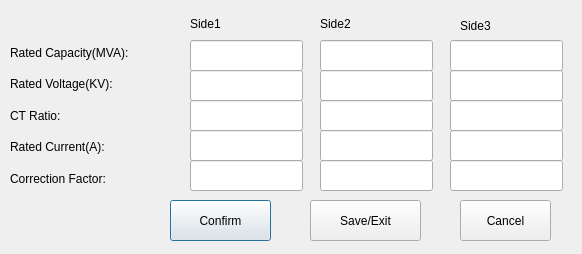
<?xml version="1.0" encoding="UTF-8"?>
<ui version="4.0">
 <class>CaculateKp</class>
 <widget class="QDialog" name="CaculateKp">
  <property name="geometry">
   <rect>
    <x>0</x>
    <y>0</y>
    <width>582</width>
    <height>254</height>
   </rect>
  </property>
  <property name="windowTitle">
   <string>Dialog</string>
  </property>
  <widget class="QWidget" name="verticalLayoutWidget">
   <property name="geometry">
    <rect>
     <x>10</x>
     <y>40</y>
     <width>181</width>
     <height>151</height>
    </rect>
   </property>
   <layout class="QVBoxLayout" name="verticalLayout">
    <item>
     <widget class="QLabel" name="label">
      <property name="text">
       <string>Rated Capacity(MVA):</string>
      </property>
     </widget>
    </item>
    <item>
     <widget class="QLabel" name="label_6">
      <property name="text">
       <string>Rated Voltage(KV):</string>
      </property>
     </widget>
    </item>
    <item>
     <widget class="QLabel" name="label_7">
      <property name="text">
       <string>CT Ratio:</string>
      </property>
     </widget>
    </item>
    <item>
     <widget class="QLabel" name="label_8">
      <property name="text">
       <string>Rated Current(A):</string>
      </property>
     </widget>
    </item>
    <item>
     <widget class="QLabel" name="label_9">
      <property name="text">
       <string>Correction Factor:</string>
      </property>
     </widget>
    </item>
   </layout>
  </widget>
  <widget class="QLineEdit" name="lineEdit_2">
   <property name="geometry">
    <rect>
     <x>190</x>
     <y>40</y>
     <width>113</width>
     <height>31</height>
    </rect>
   </property>
  </widget>
  <widget class="QLineEdit" name="lineEdit_3">
   <property name="geometry">
    <rect>
     <x>190</x>
     <y>70</y>
     <width>113</width>
     <height>31</height>
    </rect>
   </property>
  </widget>
  <widget class="QLineEdit" name="lineEdit_4">
   <property name="geometry">
    <rect>
     <x>190</x>
     <y>100</y>
     <width>113</width>
     <height>31</height>
    </rect>
   </property>
  </widget>
  <widget class="QLineEdit" name="lineEdit_5">
   <property name="geometry">
    <rect>
     <x>190</x>
     <y>130</y>
     <width>113</width>
     <height>31</height>
    </rect>
   </property>
  </widget>
  <widget class="QLineEdit" name="lineEdit_6">
   <property name="geometry">
    <rect>
     <x>190</x>
     <y>160</y>
     <width>113</width>
     <height>31</height>
    </rect>
   </property>
  </widget>
  <widget class="QLineEdit" name="lineEdit_7">
   <property name="geometry">
    <rect>
     <x>320</x>
     <y>40</y>
     <width>113</width>
     <height>31</height>
    </rect>
   </property>
  </widget>
  <widget class="QLineEdit" name="lineEdit_8">
   <property name="geometry">
    <rect>
     <x>320</x>
     <y>70</y>
     <width>113</width>
     <height>31</height>
    </rect>
   </property>
  </widget>
  <widget class="QLineEdit" name="lineEdit_9">
   <property name="geometry">
    <rect>
     <x>320</x>
     <y>100</y>
     <width>113</width>
     <height>31</height>
    </rect>
   </property>
  </widget>
  <widget class="QLineEdit" name="lineEdit_10">
   <property name="geometry">
    <rect>
     <x>320</x>
     <y>130</y>
     <width>113</width>
     <height>31</height>
    </rect>
   </property>
  </widget>
  <widget class="QLineEdit" name="lineEdit_11">
   <property name="geometry">
    <rect>
     <x>320</x>
     <y>160</y>
     <width>113</width>
     <height>31</height>
    </rect>
   </property>
  </widget>
  <widget class="QLineEdit" name="lineEdit_12">
   <property name="geometry">
    <rect>
     <x>450</x>
     <y>40</y>
     <width>113</width>
     <height>31</height>
    </rect>
   </property>
  </widget>
  <widget class="QLineEdit" name="lineEdit_13">
   <property name="geometry">
    <rect>
     <x>450</x>
     <y>70</y>
     <width>113</width>
     <height>31</height>
    </rect>
   </property>
  </widget>
  <widget class="QLabel" name="label_3">
   <property name="geometry">
    <rect>
     <x>190</x>
     <y>8</y>
     <width>71</width>
     <height>31</height>
    </rect>
   </property>
   <property name="text">
    <string>Side1</string>
   </property>
  </widget>
  <widget class="QLabel" name="label_4">
   <property name="geometry">
    <rect>
     <x>320</x>
     <y>8</y>
     <width>61</width>
     <height>31</height>
    </rect>
   </property>
   <property name="text">
    <string>Side2</string>
   </property>
  </widget>
  <widget class="QLabel" name="label_5">
   <property name="geometry">
    <rect>
     <x>460</x>
     <y>10</y>
     <width>61</width>
     <height>31</height>
    </rect>
   </property>
   <property name="text">
    <string>Side3</string>
   </property>
  </widget>
  <widget class="QPushButton" name="pushButton">
   <property name="geometry">
    <rect>
     <x>170</x>
     <y>200</y>
     <width>101</width>
     <height>41</height>
    </rect>
   </property>
   <property name="text">
    <string>Confirm</string>
   </property>
  </widget>
  <widget class="QPushButton" name="pushButton_2">
   <property name="geometry">
    <rect>
     <x>310</x>
     <y>200</y>
     <width>111</width>
     <height>41</height>
    </rect>
   </property>
   <property name="text">
    <string>Save/Exit</string>
   </property>
  </widget>
  <widget class="QPushButton" name="pushButton_3">
   <property name="geometry">
    <rect>
     <x>460</x>
     <y>200</y>
     <width>91</width>
     <height>41</height>
    </rect>
   </property>
   <property name="text">
    <string>Cancel</string>
   </property>
  </widget>
  <widget class="QLineEdit" name="lineEdit_14">
   <property name="geometry">
    <rect>
     <x>450</x>
     <y>100</y>
     <width>113</width>
     <height>31</height>
    </rect>
   </property>
  </widget>
  <widget class="QLineEdit" name="lineEdit_15">
   <property name="geometry">
    <rect>
     <x>450</x>
     <y>130</y>
     <width>113</width>
     <height>31</height>
    </rect>
   </property>
  </widget>
  <widget class="QLineEdit" name="lineEdit_16">
   <property name="geometry">
    <rect>
     <x>450</x>
     <y>160</y>
     <width>113</width>
     <height>31</height>
    </rect>
   </property>
  </widget>
 </widget>
 <resources/>
 <connections/>
</ui>
